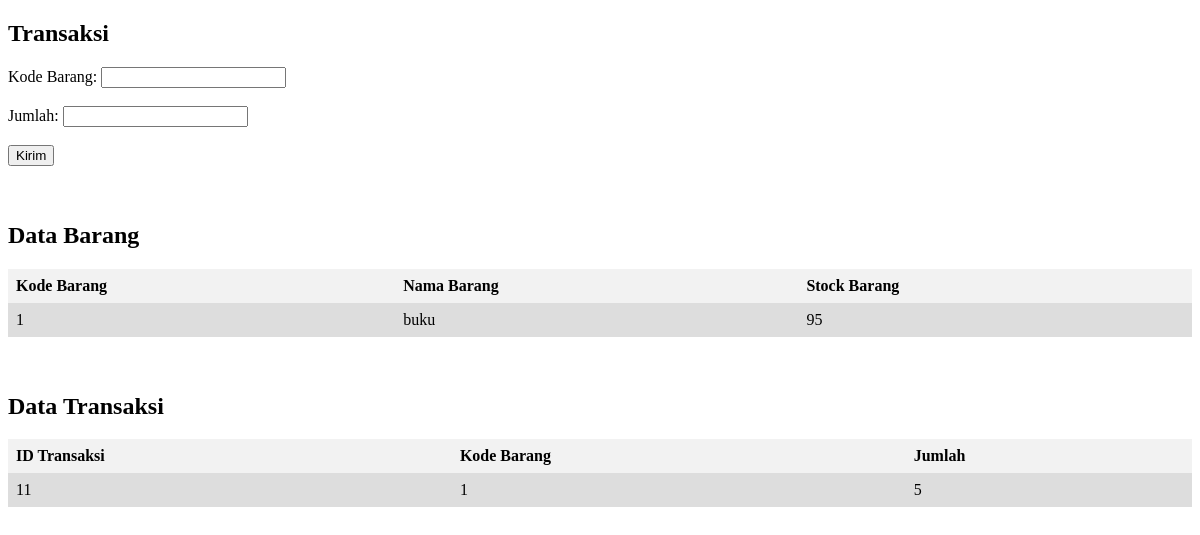
The app's page /latihansoal/index.php with its own data.
### tables this page shows
CREATE TABLE `barang` (
  `kode_barang` int(11) NOT NULL,
  `nama_barang` varchar(50) DEFAULT NULL,
  `stock_barang` int(11) DEFAULT NULL
);

CREATE TABLE `transaksi` (
  `id` int(11) NOT NULL,
  `kode_barang` int(11) DEFAULT NULL,
  `jumlah` int(11) DEFAULT NULL
);

### latihansoal/index.php (the view, shortened to what this page needs)
<!DOCTYPE html>
<html>
<head>
</head>
<body>
    <h2>Transaksi</h2>
    <form method="post" action="process.php">
        <label for="kodeBarang">Kode Barang:</label>
        <input type="text" name="kodeBarang" id="kodeBarang" required>
        <br><br>
        <label for="jumlah">Jumlah:</label>
        <input type="number" name="jumlah" id="jumlah" required>
        <br><br>
        <input type="submit" value="Kirim">
    </form>
    <br><br>
    <h2>Data Barang</h2>
    <?php
        $servername = "localhost";
        $username = "root";
        $password = "";
        $dbname = "db_transaksi";
        $conn = new mysqli($servername, $username, $password, $dbname);
        $sqlBarang = "SELECT * FROM barang";
        $resultBarang = $conn->query($sqlBarang);
        if ($resultBarang->num_rows > 0) {
            echo "<table>";
            echo "<tr><th>Kode Barang</th><th>Nama Barang</th><th>Stock Barang</th></tr>";
            while($rowBarang = $resultBarang->fetch_assoc()) {
                echo "<tr><td>".$rowBarang["kode_barang"]."</td><td>".$rowBarang["nama_barang"]."</td><td>".$rowBarang["stock_barang"]."</td></tr>";
            }
            echo "</table>";
        } else {
            echo "Tidak ada data barang.";
        }
    ?>
    <br><br>
    <h2>Data Transaksi</h2>
    <?php
        $conn = new mysqli($servername, $username, $password, $dbname);
        $sqlTransaksi = "SELECT * FROM transaksi";
        $resultTransaksi = $conn->query($sqlTransaksi);
        if ($resultTransaksi->num_rows > 0) {
            echo "<table>";
            echo "<tr><th>ID Transaksi</th><th>Kode Barang</th><th>Jumlah</th></tr>";
            while($rowTransaksi = $resultTransaksi->fetch_assoc()) {
                echo "<tr><td>".$rowTransaksi["id"]."</td><td>".$rowTransaksi["kode_barang"]."</td><td>".$rowTransaksi["jumlah"]."</td></tr>";
            }
            echo "</table>";
        } else {
            echo "Tidak ada data transaksi.";
        }
    ?>
</body>
</html>

### latihansoal/index.php (style rules this page uses)
table { border-collapse: collapse; width: 100%; }
th, td { text-align: left; padding: 8px; }
th { background-color: #f2f2f2; }
tr:nth-child(even) { background-color: #dddddd; }

### records on screen
barang: kode_barang "1", nama_barang "buku", stock_barang "95"
transaksi: id "11", kode_barang "1", jumlah "5"
